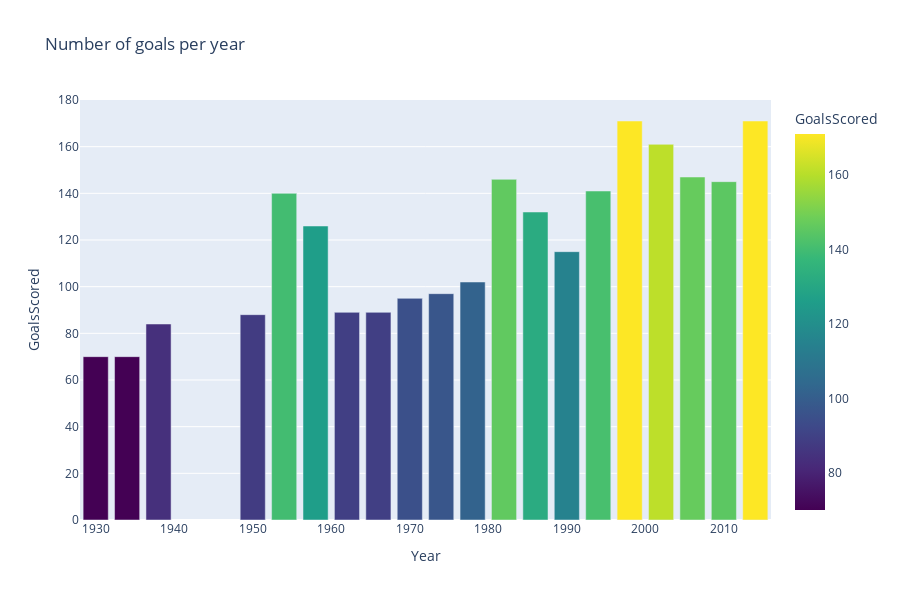

The notebook cell saved with this chart:
### Code cell
fig = px.bar(winners, x="Year", y="GoalsScored",color='GoalsScored',hover_data=['Country', 'Winner'], 
             color_continuous_scale=px.colors.sequential.Viridis,
             labels={'Goals':'Goals'}, height=600, title="Number of goals per year")
fig.show()

### Figure 1 — Plotly figure (JSON) as saved in the notebook; plotly's stock layout.template omitted (floating-point values rounded to 4 significant figures)
{"data": [{"alignmentgroup": "True", "customdata": [["Uruguay", "Uruguay"], ["Italy", "Italy"], ["France", "Italy"], ["Brazil", "Uruguay"], ["Switzerland", "Germany FR"], ["Sweden", "Brazil"], ["Chile", "Brazil"], ["England", "England"], ["Mexico", "Brazil"], ["Germany", "Germany FR"], ["Argentina", "Argentina"], ["Spain", "Italy"], ["Mexico", "Argentina"], ["Italy", "Germany FR"], ["USA", "Brazil"], ["France", "France"], ["Korea/Japan", "Brazil"], ["Germany", "Italy"], ["South Africa", "Spain"], ["Brazil", "Germany"]], "hovertemplate": "Year=%{x}<br>GoalsScored=%{marker.color}<br>Country=%{customdata[0]}<br>Winner=%{customdata[1]}<extra></extra>", "legendgroup": "", "marker": {"color": [70, 70, 84, 88, 140, 126, 89, 89, 95, 97, 102, 146, 132, 115, 141, 171, 161, 147, 145, 171], "coloraxis": "coloraxis"}, "name": "", "offsetgroup": "", "orientation": "v", "showlegend": false, "textposition": "auto", "type": "bar", "x": [1930, 1934, 1938, 1950, 1954, 1958, 1962, 1966, 1970, 1974, 1978, 1982, 1986, 1990, 1994, 1998, 2002, 2006, 2010, 2014], "xaxis": "x", "y": [70, 70, 84, 88, 140, 126, 89, 89, 95, 97, 102, 146, 132, 115, 141, 171, 161, 147, 145, 171], "yaxis": "y"}], "layout": {"barmode": "relative", "coloraxis": {"colorbar": {"title": {"text": "GoalsScored"}}, "colorscale": [[0, "#440154"], [0.1111, "#482878"], [0.2222, "#3e4989"], [0.3333, "#31688e"], [0.4444, "#26828e"], [0.5556, "#1f9e89"], [0.6667, "#35b779"], [0.7778, "#6ece58"], [0.8889, "#b5de2b"], [1, "#fde725"]]}, "height": 600, "legend": {"tracegroupgap": 0}, "title": {"text": "Number of goals per year"}, "xaxis": {"anchor": "y", "domain": [0, 1], "title": {"text": "Year"}}, "yaxis": {"anchor": "x", "domain": [0, 1], "title": {"text": "GoalsScored"}}}}
